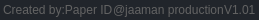
           <widget class="QFrame" name="frame_7">
            <property name="minimumSize">
             <size>
              <width>0</width>
              <height>20</height>
             </size>
            </property>
            <property name="maximumSize">
             <size>
              <width>16777215</width>
              <height>20</height>
             </size>
            </property>
            <property name="styleSheet">
             <string notr="true">background-color: rgb(33, 37, 43);
color:rgb(99, 99, 99)</string>
            </property>
            <property name="frameShape">
             <enum>QFrame::NoFrame</enum>
            </property>
            <property name="frameShadow">
             <enum>QFrame::Raised</enum>
            </property>
            <layout class="QHBoxLayout" name="horizontalLayout_3">
             <property name="spacing">
              <number>0</number>
             </property>
             <property name="leftMargin">
              <number>3</number>
             </property>
             <property name="topMargin">
              <number>0</number>
             </property>
             <property name="rightMargin">
              <number>3</number>
             </property>
             <property name="bottomMargin">
              <number>0</number>
             </property>
             <item alignment="Qt::AlignLeft|Qt::AlignVCenter">
              <widget class="QLabel" name="label_2">
               <property name="text">
                <string>Created by:Paper ID</string>
               </property>
              </widget>
             </item>
             <item alignment="Qt::AlignHCenter|Qt::AlignVCenter">
              <widget class="QLabel" name="label_3">
               <property name="text">
                <string>@jaaman production</string>
               </property>
              </widget>
             </item>
             <item alignment="Qt::AlignRight|Qt::AlignVCenter">
              <widget class="QLabel" name="label_4">
               <property name="text">
                <string>V1.01</string>
               </property>
              </widget>
             </item>
            </layout>
           </widget>
